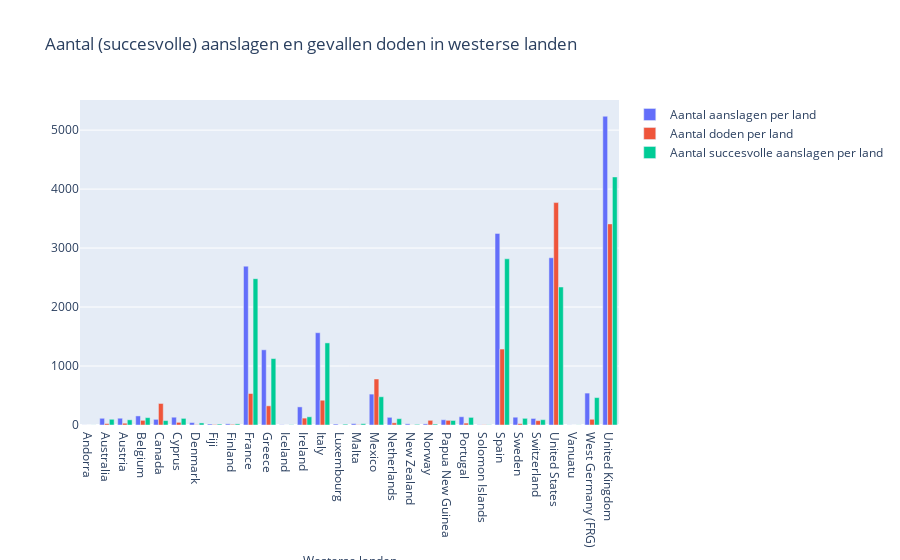

Source (notebook cell):
### Markdown cell above
In bovenstaand figuur is een wereldkaart afgebeeld met de daarbij het aantal aanslagen wat er in het desbetreffende land is gebeurd. Vanuit het figuur is het duidelijk te zien dat de landen met het hoogste aantal aanslagen zich bevinden in het Midden-Oosten en Azië, en niet in westerse landen. Dit staat haaks op de berichtgeving in de media, die de nadruk legt op aanslagen in het Westen. 


#In de bovenstaande figuur worden het aantal aanslagen wereldwijd weergegeven, waarbij het precieze aantal aanslagen #per land zichtbaar wordt wanneer de muis over het land wordt geplaatst. Vanuit de kaart is het duidelijk te zien #dat de landen met het hoogste aantal aanslagen zich bevinden in het Midden-Oosten en Azië, en niet in westerse #landen. Dit staat in contrast met de berichtgeving in de media, die juist vaak de nadruk legt op aanslagen in het #Westen.

#Op het eerste gezicht lijkt dit argument logisch, maar het is belangrijk om te realiseren dat de landen in het #Midden-Oosten en Azië enkele extreme gevallen vertegenwoordigen, en dat het niet gaat om het totale aantal #aanslagen in niet-westerse landen in vergelijking met westerse landen. Om een duidelijker beeld te schetsen van de #verdeling van aanslagen tussen westerse en niet-westerse landen, zullen we gebruikmaken van aanvullende #visualisaties.

### Code cell
fig = go.Figure()
fig.add_trace(go.Bar(name='Aantal aanslagen per land', x= west['country_txt'], y=west['Event']))
fig.add_trace(go.Bar(name='Aantal doden per land', x= west['country_txt'], y=west['nkill']))
fig.add_trace(go.Bar(name='Aantal succesvolle aanslagen per land', x= west['country_txt'], y=west['success']))

fig = fig.update_layout(
    title="Aantal (succesvolle) aanslagen en gevallen doden in westerse landen",
    autosize=True,
    annotations=[dict(xref='paper',
                    yref='paper',
                    y= -0.45,
                    showarrow=False,
                    text='Westerse landen')])

fig.show()

### Figure 1 — Plotly figure (JSON) as saved in the notebook; plotly's stock layout.template omitted (floating-point values rounded to 4 significant figures)
{"data": [{"name": "Aantal aanslagen per land", "type": "bar", "x": ["Andorra", "Australia", "Austria", "Belgium", "Canada", "Cyprus", "Denmark", "Fiji", "Finland", "France", "Greece", "Iceland", "Ireland", "Italy", "Luxembourg", "Malta", "Mexico", "Netherlands", "New Zealand", "Norway", "Papua New Guinea", "Portugal", "Solomon Islands", "Spain", "Sweden", "Switzerland", "United States", "Vanuatu", "West Germany (FRG)", "United Kingdom"], "y": [1, 114, 115, 154, 96, 132, 41, 17, 20, 2693, 1275, 4, 307, 1565, 16, 23, 524, 130, 20, 19, 89, 140, 4, 3249, 132, 111, 2836, 2, 541, 5235]}, {"name": "Aantal doden per land", "type": "bar", "x": ["Andorra", "Australia", "Austria", "Belgium", "Canada", "Cyprus", "Denmark", "Fiji", "Finland", "France", "Greece", "Iceland", "Ireland", "Italy", "Luxembourg", "Malta", "Mexico", "Netherlands", "New Zealand", "Norway", "Papua New Guinea", "Portugal", "Solomon Islands", "Spain", "Sweden", "Switzerland", "United States", "Vanuatu", "West Germany (FRG)", "United Kingdom"], "y": [0, 23, 30, 79, 365, 45, 5, 8, 11, 534, 325, 0, 117, 420, 0, 5, 780, 37, 1, 79, 79, 32, 4, 1288, 22, 74, 3771, 0, 97, 3410]}, {"name": "Aantal succesvolle aanslagen per land", "type": "bar", "x": ["Andorra", "Australia", "Austria", "Belgium", "Canada", "Cyprus", "Denmark", "Fiji", "Finland", "France", "Greece", "Iceland", "Ireland", "Italy", "Luxembourg", "Malta", "Mexico", "Netherlands", "New Zealand", "Norway", "Papua New Guinea", "Portugal", "Solomon Islands", "Spain", "Sweden", "Switzerland", "United States", "Vanuatu", "West Germany (FRG)", "United Kingdom"], "y": [1, 97, 88, 125, 75, 112, 35, 16, 19, 2481, 1126, 4, 139, 1392, 14, 22, 479, 107, 11, 16, 77, 129, 4, 2818, 113, 90, 2340, 2, 465, 4206]}], "layout": {"annotations": [{"showarrow": false, "text": "Westerse landen", "xref": "paper", "y": -0.45, "yref": "paper"}], "autosize": true, "title": {"text": "Aantal (succesvolle) aanslagen en gevallen doden in westerse landen"}}}
